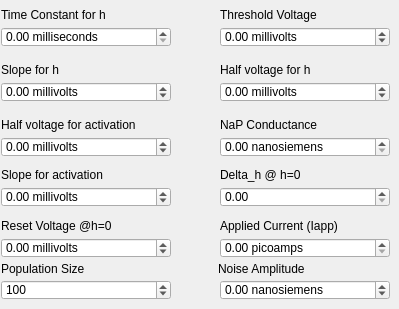
                   <widget class="QWidget" name="bursterTab">
                    <property name="sizePolicy">
                     <sizepolicy hsizetype="Expanding" vsizetype="Preferred">
                      <horstretch>0</horstretch>
                      <verstretch>0</verstretch>
                     </sizepolicy>
                    </property>
                    <property name="styleSheet">
                     <string notr="true"/>
                    </property>
                    <attribute name="title">
                     <string>Burster</string>
                    </attribute>
                    <widget class="QLabel" name="bursterSlopeHLabel">
                     <property name="geometry">
                      <rect>
                       <x>1</x>
                       <y>62</y>
                       <width>160</width>
                       <height>16</height>
                      </rect>
                     </property>
                     <property name="text">
                      <string>Slope for h</string>
                     </property>
                    </widget>
                    <widget class="QLabel" name="bursterThreshVLabel">
                     <property name="geometry">
                      <rect>
                       <x>220</x>
                       <y>7</y>
                       <width>160</width>
                       <height>16</height>
                      </rect>
                     </property>
                     <property name="text">
                      <string>Threshold Voltage</string>
                     </property>
                    </widget>
                    <widget class="QDoubleSpinBox" name="bursterHalfVAct">
                     <property name="geometry">
                      <rect>
                       <x>1</x>
                       <y>137</y>
                       <width>170</width>
                       <height>20</height>
                      </rect>
                     </property>
                     <property name="specialValueText">
                      <string/>
                     </property>
                     <property name="suffix">
                      <string> millivolts</string>
                     </property>
                     <property name="decimals">
                      <number>2</number>
                     </property>
                     <property name="minimum">
                      <double>-10000.000000000000000</double>
                     </property>
                     <property name="maximum">
                      <double>10000.000000000000000</double>
                     </property>
                     <property name="value">
                      <double>0.000000000000000</double>
                     </property>
                    </widget>
                    <widget class="QLabel" name="bursterDeltaHLabel">
                     <property name="geometry">
                      <rect>
                       <x>220</x>
                       <y>167</y>
                       <width>160</width>
                       <height>16</height>
                      </rect>
                     </property>
                     <property name="text">
                      <string>&lt;html&gt;&lt;head/&gt;&lt;body&gt;&lt;p&gt;Delta_h @ h=0&lt;/p&gt;&lt;/body&gt;&lt;/html&gt;</string>
                     </property>
                    </widget>
                    <widget class="QLabel" name="bursterHalfVHLabel">
                     <property name="geometry">
                      <rect>
                       <x>220</x>
                       <y>62</y>
                       <width>160</width>
                       <height>16</height>
                      </rect>
                     </property>
                     <property name="text">
                      <string>Half voltage for h</string>
                     </property>
                    </widget>
                    <widget class="QLabel" name="bursterHalfVActLabel">
                     <property name="geometry">
                      <rect>
                       <x>1</x>
                       <y>117</y>
                       <width>201</width>
                       <height>16</height>
                      </rect>
                     </property>
                     <property name="text">
                      <string>Half voltage for activation</string>
                     </property>
                    </widget>
                    <widget class="QDoubleSpinBox" name="bursterSlopeH">
                     <property name="geometry">
                      <rect>
                       <x>1</x>
                       <y>82</y>
                       <width>170</width>
                       <height>20</height>
                      </rect>
                     </property>
                     <property name="specialValueText">
                      <string/>
                     </property>
                     <property name="suffix">
                      <string> millivolts</string>
                     </property>
                     <property name="decimals">
                      <number>2</number>
                     </property>
                     <property name="minimum">
                      <double>-10000.000000000000000</double>
                     </property>
                     <property name="maximum">
                      <double>10000.000000000000000</double>
                     </property>
                     <property name="value">
                      <double>0.000000000000000</double>
                     </property>
                    </widget>
                    <widget class="QDoubleSpinBox" name="bursterAppliedCurr">
                     <property name="geometry">
                      <rect>
                       <x>220</x>
                       <y>238</y>
                       <width>170</width>
                       <height>20</height>
                      </rect>
                     </property>
                     <property name="specialValueText">
                      <string/>
                     </property>
                     <property name="suffix">
                      <string> picoamps</string>
                     </property>
                     <property name="maximum">
                      <double>1000.000000000000000</double>
                     </property>
                    </widget>
                    <widget class="QLabel" name="bursterResetVLabel">
                     <property name="geometry">
                      <rect>
                       <x>1</x>
                       <y>218</y>
                       <width>160</width>
                       <height>16</height>
                      </rect>
                     </property>
                     <property name="text">
                      <string>Reset Voltage @h=0</string>
                     </property>
                    </widget>
                    <widget class="QDoubleSpinBox" name="bursterHalfVH">
                     <property name="geometry">
                      <rect>
                       <x>220</x>
                       <y>82</y>
                       <width>170</width>
                       <height>20</height>
                      </rect>
                     </property>
                     <property name="frame">
                      <bool>true</bool>
                     </property>
                     <property name="specialValueText">
                      <string/>
                     </property>
                     <property name="showGroupSeparator" stdset="0">
                      <bool>false</bool>
                     </property>
                     <property name="suffix">
                      <string> millivolts</string>
                     </property>
                     <property name="decimals">
                      <number>2</number>
                     </property>
                     <property name="minimum">
                      <double>-10000.000000000000000</double>
                     </property>
                     <property name="maximum">
                      <double>10000.000000000000000</double>
                     </property>
                     <property name="value">
                      <double>0.000000000000000</double>
                     </property>
                    </widget>
                    <widget class="QLabel" name="bursterAppliedCurrLabel">
                     <property name="geometry">
                      <rect>
                       <x>220</x>
                       <y>218</y>
                       <width>160</width>
                       <height>16</height>
                      </rect>
                     </property>
                     <property name="text">
                      <string>Applied Current (Iapp)</string>
                     </property>
                    </widget>
                    <widget class="QDoubleSpinBox" name="bursterThreshV">
                     <property name="geometry">
                      <rect>
                       <x>220</x>
                       <y>27</y>
                       <width>170</width>
                       <height>20</height>
                      </rect>
                     </property>
                     <property name="specialValueText">
                      <string/>
                     </property>
                     <property name="suffix">
                      <string> millivolts</string>
                     </property>
                     <property name="minimum">
                      <double>-100000.000000000000000</double>
                     </property>
                     <property name="maximum">
                      <double>10000.000000000000000</double>
                     </property>
                     <property name="value">
                      <double>0.000000000000000</double>
                     </property>
                    </widget>
                    <widget class="QDoubleSpinBox" name="bursterSlopeAct">
                     <property name="geometry">
                      <rect>
                       <x>1</x>
                       <y>187</y>
                       <width>170</width>
                       <height>20</height>
                      </rect>
                     </property>
                     <property name="specialValueText">
                      <string/>
                     </property>
                     <property name="suffix">
                      <string> millivolts</string>
                     </property>
                     <property name="decimals">
                      <number>2</number>
                     </property>
                     <property name="minimum">
                      <double>-10000.000000000000000</double>
                     </property>
                     <property name="maximum">
                      <double>10000.000000000000000</double>
                     </property>
                     <property name="value">
                      <double>0.000000000000000</double>
                     </property>
                    </widget>
                    <widget class="QLabel" name="bursterSlopeActLabel">
                     <property name="geometry">
                      <rect>
                       <x>1</x>
                       <y>167</y>
                       <width>160</width>
                       <height>16</height>
                      </rect>
                     </property>
                     <property name="text">
                      <string>Slope for activation</string>
                     </property>
                    </widget>
                    <widget class="QDoubleSpinBox" name="bursterResetV">
                     <property name="geometry">
                      <rect>
                       <x>1</x>
                       <y>238</y>
                       <width>170</width>
                       <height>20</height>
                      </rect>
                     </property>
                     <property name="specialValueText">
                      <string/>
                     </property>
                     <property name="suffix">
                      <string> millivolts</string>
                     </property>
                     <property name="decimals">
                      <number>2</number>
                     </property>
                     <property name="minimum">
                      <double>-100000.000000000000000</double>
                     </property>
                     <property name="maximum">
                      <double>10000.000000000000000</double>
                     </property>
                     <property name="value">
                      <double>0.000000000000000</double>
                     </property>
                    </widget>
                    <widget class="QDoubleSpinBox" name="bursterDeltaH">
                     <property name="geometry">
                      <rect>
                       <x>220</x>
                       <y>187</y>
                       <width>170</width>
                       <height>20</height>
                      </rect>
                     </property>
                     <property name="specialValueText">
                      <string/>
                     </property>
                     <property name="maximum">
                      <double>1000.000000000000000</double>
                     </property>
                    </widget>
                    <widget class="QDoubleSpinBox" name="bursterTimeConst">
                     <property name="geometry">
                      <rect>
                       <x>1</x>
                       <y>27</y>
                       <width>170</width>
                       <height>20</height>
                      </rect>
                     </property>
                     <property name="frame">
                      <bool>true</bool>
                     </property>
                     <property name="specialValueText">
                      <string/>
                     </property>
                     <property name="showGroupSeparator" stdset="0">
                      <bool>false</bool>
                     </property>
                     <property name="suffix">
                      <string> milliseconds</string>
                     </property>
                     <property name="decimals">
                      <number>2</number>
                     </property>
                     <property name="maximum">
                      <double>10000.000000000000000</double>
                     </property>
                     <property name="value">
                      <double>0.000000000000000</double>
                     </property>
                    </widget>
                    <widget class="QLabel" name="bursterTimeConstLabel">
                     <property name="geometry">
                      <rect>
                       <x>1</x>
                       <y>7</y>
                       <width>160</width>
                       <height>16</height>
                      </rect>
                     </property>
                     <property name="text">
                      <string>Time Constant for h</string>
                     </property>
                    </widget>
                    <widget class="QDoubleSpinBox" name="bursterKCond">
                     <property name="geometry">
                      <rect>
                       <x>220</x>
                       <y>137</y>
                       <width>170</width>
                       <height>20</height>
                      </rect>
                     </property>
                     <property name="frame">
                      <bool>true</bool>
                     </property>
                     <property name="specialValueText">
                      <string/>
                     </property>
                     <property name="showGroupSeparator" stdset="0">
                      <bool>false</bool>
                     </property>
                     <property name="suffix">
                      <string> nanosiemens</string>
                     </property>
                     <property name="decimals">
                      <number>2</number>
                     </property>
                     <property name="maximum">
                      <double>10000.000000000000000</double>
                     </property>
                     <property name="value">
                      <double>0.000000000000000</double>
                     </property>
                    </widget>
                    <widget class="QLabel" name="bursterKCondLabel">
                     <property name="geometry">
                      <rect>
                       <x>220</x>
                       <y>117</y>
                       <width>160</width>
                       <height>16</height>
                      </rect>
                     </property>
                     <property name="text">
                      <string>NaP Conductance</string>
                     </property>
                    </widget>
                    <widget class="QSpinBox" name="bursterCellPopSize">
                     <property name="geometry">
                      <rect>
                       <x>1</x>
                       <y>280</y>
                       <width>170</width>
                       <height>20</height>
                      </rect>
                     </property>
                     <property name="maximum">
                      <number>16777215</number>
                     </property>
                     <property name="value">
                      <number>100</number>
                     </property>
                    </widget>
                    <widget class="QLabel" name="burstPopSizeLabel">
                     <property name="geometry">
                      <rect>
                       <x>1</x>
                       <y>261</y>
                       <width>151</width>
                       <height>16</height>
                      </rect>
                     </property>
                     <property name="text">
                      <string>Population Size</string>
                     </property>
                    </widget>
                    <widget class="QDoubleSpinBox" name="bursterNoiseAmp">
                     <property name="geometry">
                      <rect>
                       <x>220</x>
                       <y>280</y>
                       <width>170</width>
                       <height>20</height>
                      </rect>
                     </property>
                     <property name="frame">
                      <bool>true</bool>
                     </property>
                     <property name="specialValueText">
                      <string/>
                     </property>
                     <property name="showGroupSeparator" stdset="0">
                      <bool>false</bool>
                     </property>
                     <property name="suffix">
                      <string> nanosiemens</string>
                     </property>
                     <property name="decimals">
                      <number>2</number>
                     </property>
                     <property name="minimum">
                      <double>-1000.000000000000000</double>
                     </property>
                     <property name="maximum">
                      <double>10000.000000000000000</double>
                     </property>
                     <property name="value">
                      <double>0.000000000000000</double>
                     </property>
                    </widget>
                    <widget class="QLabel" name="bursteNoiseAmpLabel">
                     <property name="geometry">
                      <rect>
                       <x>218</x>
                       <y>261</y>
                       <width>160</width>
                       <height>16</height>
                      </rect>
                     </property>
                     <property name="text">
                      <string>Noise Amplitude</string>
                     </property>
                    </widget>
                   </widget>
